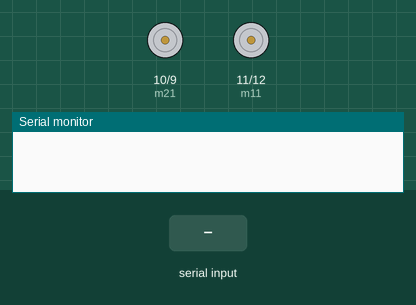
Bench run of a sketch on a simulated Arduino Uno, built with avr-gcc and run on an emulated ATmega328P. Shown: motor-driver pin pairs drawn as motors (green arrow = first pin HIGH = forward, orange = second pin HIGH = backward, longer = more drive), the last lines printed to the serial monitor. Inputs (shaded band) come from the test bench.

Above: at 1.2 s.
1.3 s: "1" received over Serial
At 1.9 s:
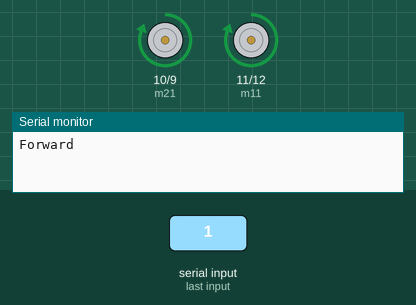
2.8 s: "2" received over Serial
At 4.1 s:
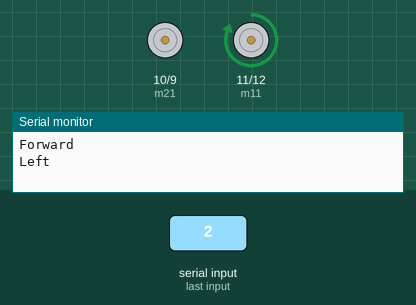
4.4 s: "3" received over Serial
At 5.6 s:
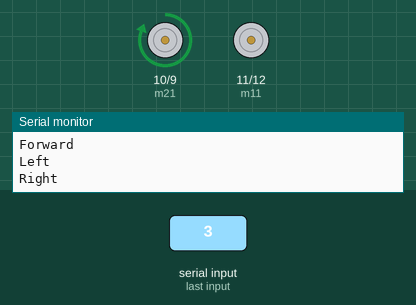
6.0 s: "4" received over Serial
At 6.7 s:
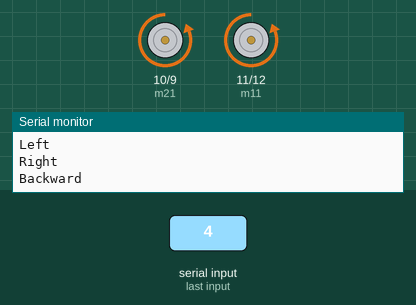
7.5 s: "6" received over Serial
At 7.8 s:
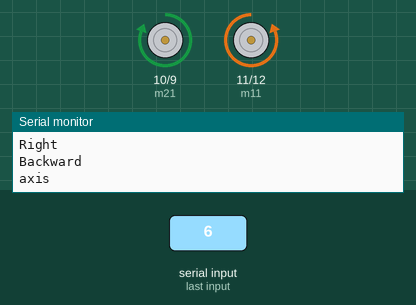
9.0 s: "7" received over Serial
At 10.2 s:
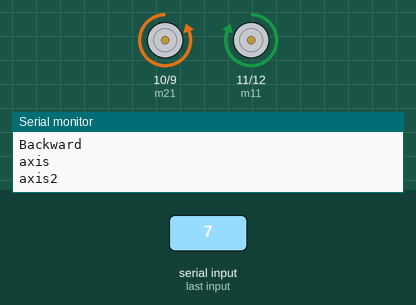
Timing chart, 0 to 11.5 s (numbered marks = the images above; inputs shaded):
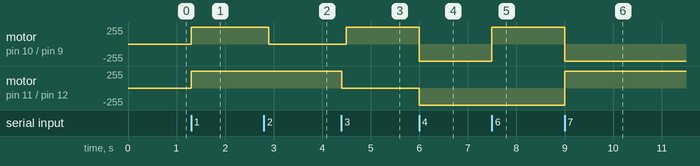

The sketch:

4-WD_Robot_Car.ino
```cpp
#define m11 11 // rear motor
#define m12 12
#define m21 10 // front motor
#define m22 9
char str[2],i;
void axis()
{
 digitalWrite(m11, LOW);
 digitalWrite(m12, HIGH);
 digitalWrite(m21, HIGH);
 digitalWrite(m22, LOW);
}
void axis2()
{
 digitalWrite(m11, HIGH);
 digitalWrite(m12, LOW);
 digitalWrite(m21, LOW);
 digitalWrite(m22, HIGH);
}
void forward()
{
 digitalWrite(m11, HIGH);
 digitalWrite(m12, LOW);
 digitalWrite(m21, HIGH);
 digitalWrite(m22, LOW);
}
void backward()
{
 digitalWrite(m11, LOW);
 digitalWrite(m12, HIGH);
 digitalWrite(m21, LOW);
 digitalWrite(m22, HIGH);
}
void left()
{
 digitalWrite(m11, LOW);
 digitalWrite(m12, LOW);
 delay(100);
 digitalWrite(m21, HIGH);
 digitalWrite(m22, LOW);
}
void right()
{
 digitalWrite(m11, HIGH);
(17);
 digitalWrite(m12, LOW);
 delay(100);
 digitalWrite(m21, LOW);
 digitalWrite(m22, LOW);
}
void Stop()
{
 digitalWrite(m11, LOW);
 digitalWrite(m12, LOW);
 digitalWrite(m21, LOW);
 digitalWrite(m22, LOW);
}
void setup()
{
 Serial.begin(9600);
 pinMode(m11, OUTPUT);
 pinMode(m12, OUTPUT);
 pinMode(m21, OUTPUT);
 pinMode(m22, OUTPUT);
}
void loop()
{
 while(Serial.available())
 {
 char ch=Serial.read();
 str[i++]=ch;

 if(str[i-1]=='1')
 {
 Serial.println("Forward");
 forward();
 i=0;
 }
 else if(str[i-1]=='2')
 {
 Serial.println("Left");
 right();
 i=0;
 }
 else if(str[i-1]=='3')
 {
 Serial.println("Right");
 left();
 i=0;
 }

 else if(str[i-1]=='4')
 {
 Serial.println("Backward");
(18);
 backward();
i=0;
 }
 else if(str[i-1]=='5')
 {
 Serial.println("Stop");
 Stop();
 i=0;
 }
else if(str[i-1]=='6')
 {
 Serial.println("axis");
 axis();
 i=0;
 }
 else if(str[i-1]=='7')
 {
 Serial.println("axis2");
 axis2();
 i=0;
 }
 delay(100);
 }
}
```

Measured:
- after the input at 1.3 s, motor on pin 10 (m21) / pin 9 (m22), motor on pin 11 (m11) / pin 12 (m12): stopped → forward 255/255 at once
- after the input at 2.8 s, motor on pin 10 (m21) / pin 9 (m22): forward 255/255 → stopped after 0.10 s
- after the input at 4.4 s, motor on pin 10 (m21) / pin 9 (m22): stopped → forward 255/255 after 0.10 s; motor on pin 11 (m11) / pin 12 (m12): forward 255/255 → stopped at once
- after the input at 6.0 s, motor on pin 10 (m21) / pin 9 (m22): forward 255/255 → backward 255/255 at once; motor on pin 11 (m11) / pin 12 (m12): stopped → backward 255/255 at once
- after the input at 7.5 s, motor on pin 10 (m21) / pin 9 (m22): backward 255/255 → forward 255/255 at once
- after the input at 9.0 s, motor on pin 10 (m21) / pin 9 (m22): forward 255/255 → backward 255/255 at once; motor on pin 11 (m11) / pin 12 (m12): backward 255/255 → forward 255/255 at once
